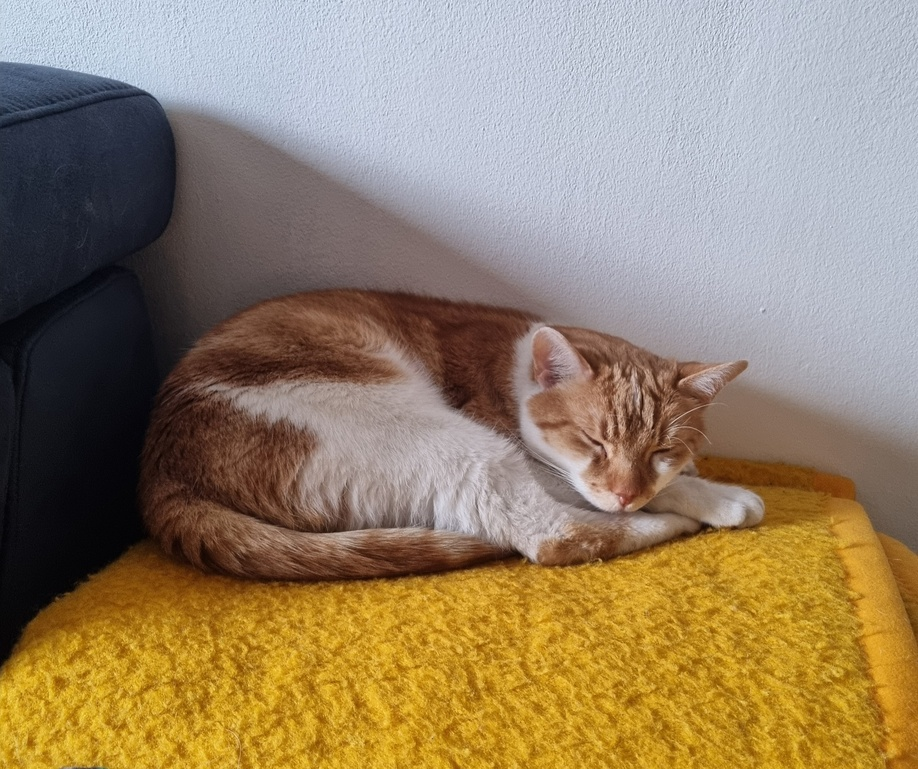
#> input picture backend/Python/gadse.jpg, 918 x 769 px, shrunk from 3024 x 2534 before the run
$ python pbngemi.py
#> lines starting #> are read from the running program, lines starting #| are printed output that depends on the picture; after the words box and inside, x2 and y2 are one past the last pixel; in counts of white or black regions, pixels touching at a corner belong together
import cv2
import numpy as np

def generate_pbn_classic(image_path, num_colors=15, min_area=100):
    # 1. LOAD & PRE-PROCESS (Bilateral Filter)
    # This smooths the skin/textures while keeping edges sharp
#> called with image_path = 'gadse.jpg', num_colors = 12, min_area = 150
    img = cv2.imread(image_path)
#> img is the input picture: shape (769, 918, 3); mean B, G, R 103.1, 129.9, 148.7
    # d=9, sigmaColor=75, sigmaSpace=75 are standard "strong" smoothing values
    smoothed = cv2.bilateralFilter(img, 9, 75, 75)

    # 2. COLOR QUANTIZATION (K-Means in Lab Space)
    # Lab space is better for color distance than RGB
    img_lab = cv2.cvtColor(smoothed, cv2.COLOR_BGR2Lab)
#> img_lab: shape (769, 918, 3); mean of channels 0, 1, 2 140, 133.8, 144.1
    data = img_lab.reshape((-1, 3)).astype(np.float32)

    criteria = (cv2.TERM_CRITERIA_EPS + cv2.TERM_CRITERIA_MAX_ITER, 20, 0.1)
    _, labels, centers = cv2.kmeans(data, num_colors, None, criteria, 10, cv2.KMEANS_RANDOM_CENTERS)
#> centers = [[97.03, 133.1, 129.8], [71.79, 141.8, 145.5], [41.21, 129.9, 119.3], [133.7, 141.2, 182.1], [175.8, 135.6, 192.1], [123.9, 135.6, 136.7], [167.2, 132.3, 128.6], [44.9, 141.8, 142.1], [97.48, 142.6, 156], [156.2, 138.1, 188.1], [12.25, 129.6, 125.5], [203.1, 128.3, 120.2]]

    # Reconstruct the quantized image
    centers = np.uint8(centers)
#> centers = [[97, 133, 129], [71, 141, 145], [41, 129, 119], [133, 141, 182], [175, 135, 192], [123, 135, 136], [167, 132, 128], [44, 141, 142], [97, 142, 155], [156, 138, 188], [12, 129, 125], [203, 128, 120]]
    quantized_lab = centers[labels.flatten()].reshape(img_lab.shape)
#> quantized_lab: shape (769, 918, 3); mean of channels 0, 1, 2 139.6, 133.4, 143.7
    quantized_bgr = cv2.cvtColor(quantized_lab, cv2.COLOR_Lab2BGR)

    # 3. ISLAND DISCOVERY & FILTERING
    # We find "islands" of the same color and remove those that are too small
    h, w = quantized_lab.shape[:2]
#> h = 769; w = 918
    final_labeled_canvas = np.zeros((h, w), dtype=np.int32)
    island_count = 0

    # Process each color in the palette separately
    for color_idx in range(num_colors):
        # Create a mask for this specific color
        mask = np.all(quantized_lab == centers[color_idx], axis=-1).astype(np.uint8) * 255

        # Find connected components (Islands) for this color
        num_ids, ids = cv2.connectedComponents(mask)

        for i in range(1, num_ids): # Skip background (0)
            island_mask = (ids == i).astype(np.uint8)
            area = np.sum(island_mask)

            if area > min_area:
                island_count += 1
                final_labeled_canvas[island_mask == 1] = island_count
            else:
                # OPTIONAL: Here you could merge tiny islands with neighbors
                # For simplicity, we just leave them blank or fill with a default
                pass
#> this loop made 12 passes
#> num_ids on passes 1 to 12: 125, 151, 19, 421, 433, 155, 180, 60, 158, 364, 12, 44
#> pass 1, in generate_pbn_classic, `num_ids, ids = cv2.connectedComponents(mask)`:
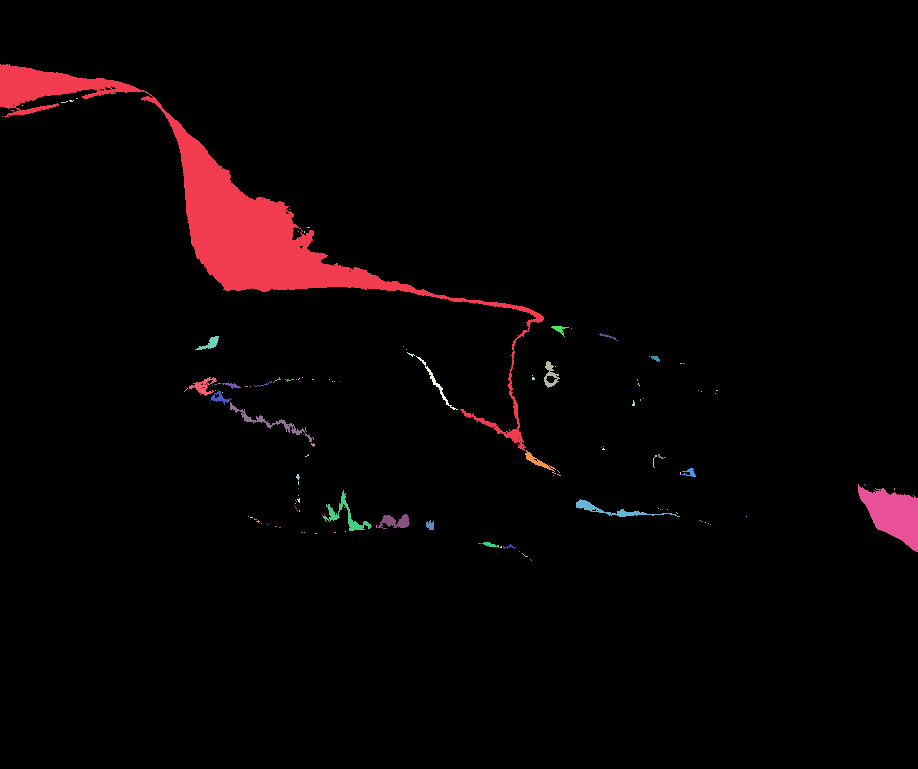
#> ids: shape (769, 918) int32; 125 distinct labels, from 0 to 124; one colour per label, 0 black
#> after the loop:
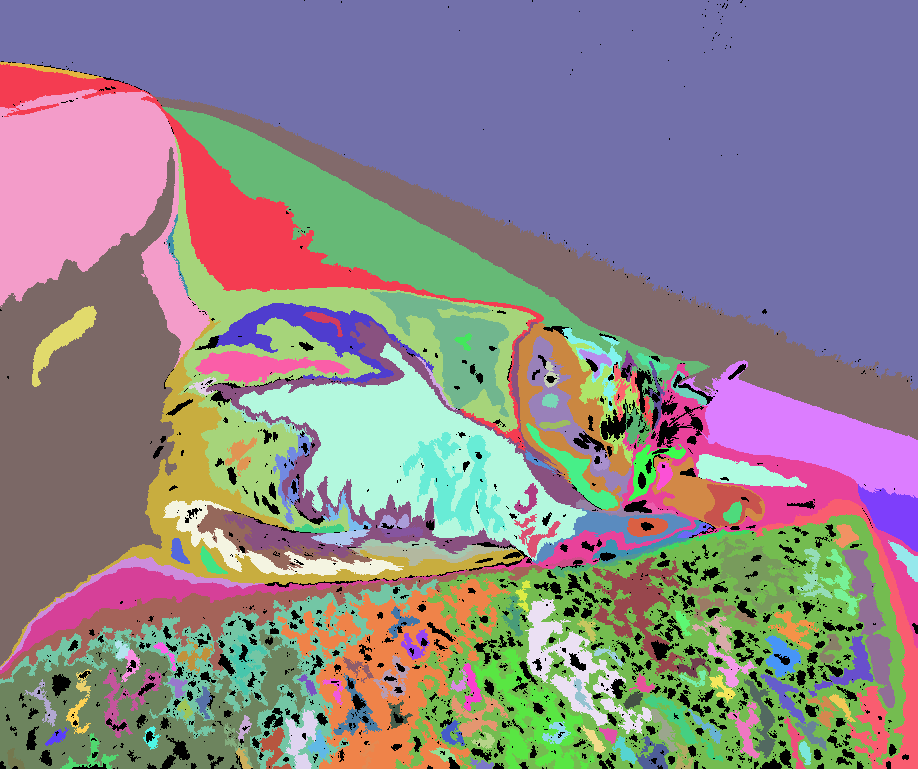
#> final_labeled_canvas: shape (769, 918) int32; 167 distinct labels, from 0 to 166; one colour per label, 0 black
#> after the loop:
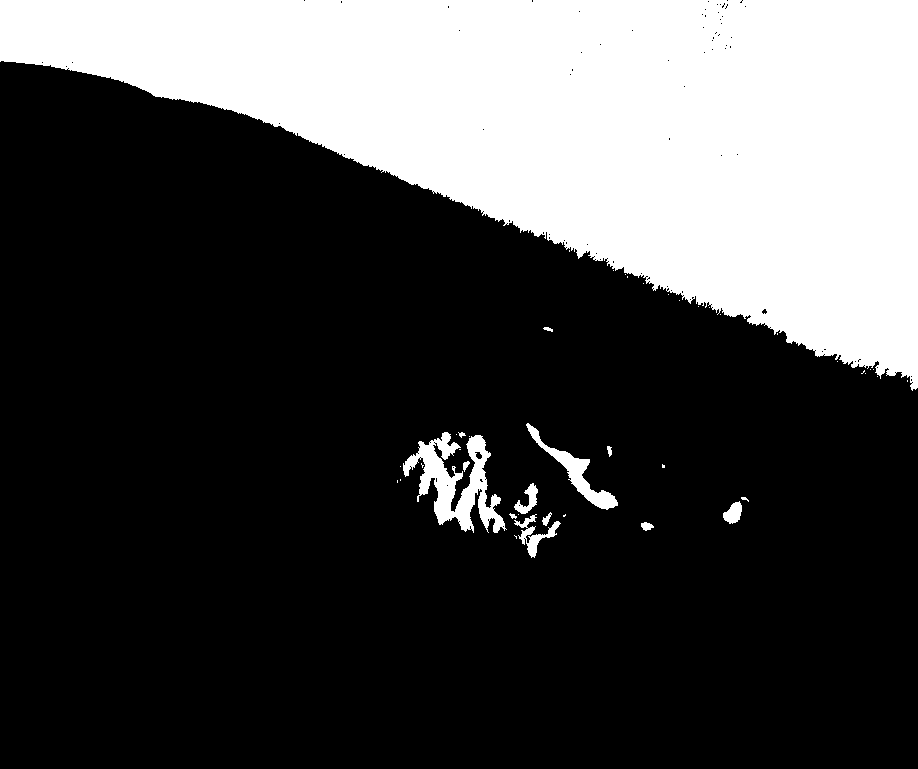
#> mask: shape (769, 918); 28.1% white; 43 white regions (29 under 20 px), largest, box (x1, y1, x2, y2) and area: (0, 0, 918, 391) 190817, (403, 432, 507, 533) 4309, (526, 423, 618, 510) 1461
#> after the loop, island_count = 166

    # 4. CONTOUR EXTRACTION (The Line Art)
    # We look for pixels where the neighbor has a different Island ID
    # A simple gradient on the ID map works best
    kernel = np.array([[-1,-1,-1], [-1,8,-1], [-1,-1,-1]])
    edges = cv2.filter2D(final_labeled_canvas.astype(np.float32), -1, kernel)
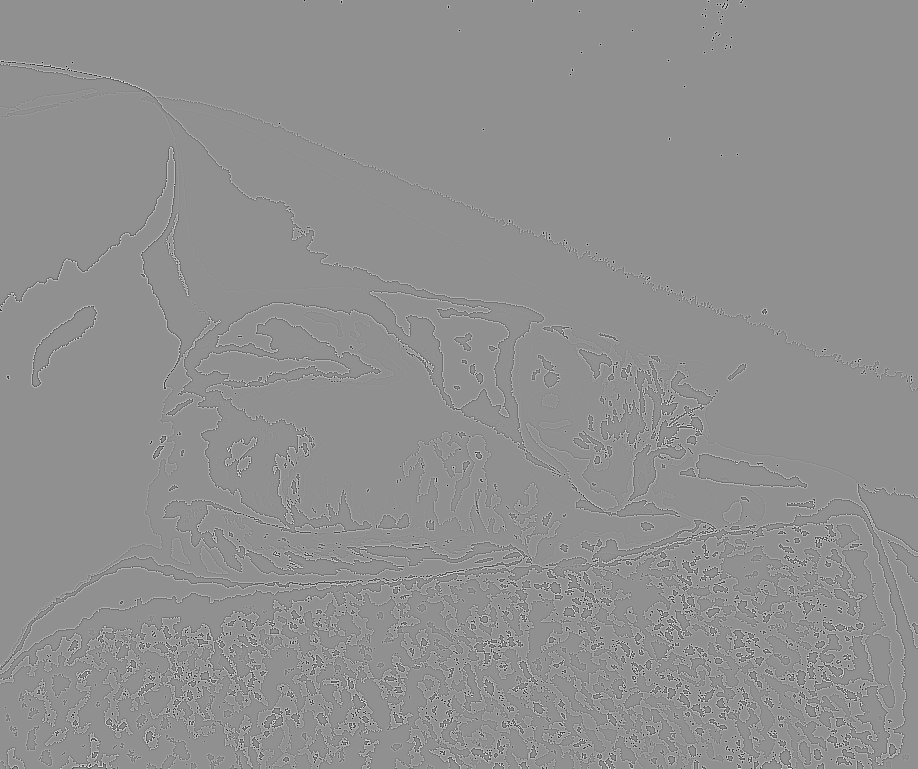
#> edges: shape (769, 918) float32; min -1312, max 1001, mean 0; drawn with min black and max white
    line_art = np.where(edges != 0, 0, 255).astype(np.uint8) # Black lines on white
#> line_art: shape (769, 918); 78.5% white; 165 black regions (73 under 20 px), largest, box (x1, y1, x2, y2) and area: (0, 60, 918, 769) 141306, (214, 436, 258, 486) 655, (59, 732, 120, 769) 646

    # 5. LABELING (Centroids for Numbers)
    canvas_with_numbers = cv2.cvtColor(line_art, cv2.COLOR_GRAY2BGR)

    for i in range(1, island_count + 1):
        island_mask = (final_labeled_canvas == i).astype(np.uint8)

        # Get the color index from the original quantized image for this island
        # We just pick one pixel from the mask to see what color it was
        y_coords, x_coords = np.where(island_mask)
        first_y, first_x = y_coords[0], x_coords[0]

        # Find the color ID (1 to num_colors)
        # We find which center matches the pixel at (first_y, first_x)
        pixel_lab = quantized_lab[first_y, first_x]
        color_id = np.where(np.all(centers == pixel_lab, axis=1))[0][0] + 1

        # Find the best place for the number (Distance Transform)
        # This finds the point furthest from the edges of the island
        dist_transform = cv2.distanceTransform(island_mask, cv2.DIST_L2, 3)
        _, _, _, max_loc = cv2.minMaxLoc(dist_transform)

        # Draw the number
        cv2.putText(canvas_with_numbers, str(color_id), max_loc,
                    cv2.FONT_HERSHEY_SIMPLEX, 0.3, (150, 150, 150), 1)
#> this loop made 166 passes
#> (first_y, first_x, pixel_lab, color_id, max_loc) on passes 1 to 3: (64, 0, [97, 133, 129], 1, (242, 241)), (356, 416, [97, 133, 129], 1, (430, 373)), (361, 547, [97, 133, 129], 1, (548, 366))
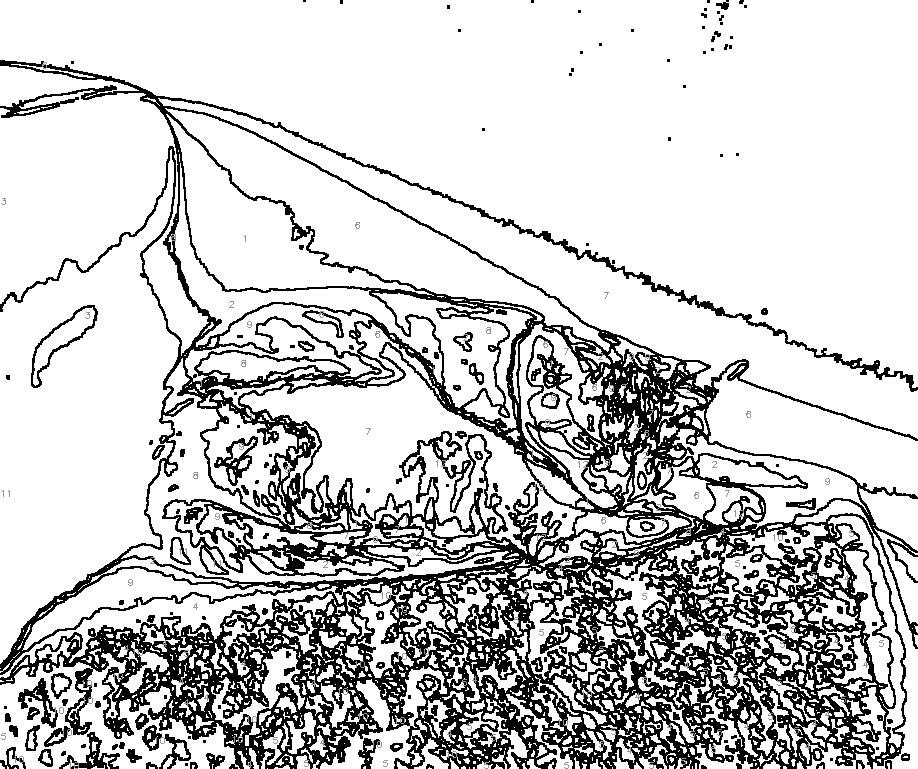
#> canvas_with_numbers: shape (769, 918, 3); min 0, max 255, mean 200.2
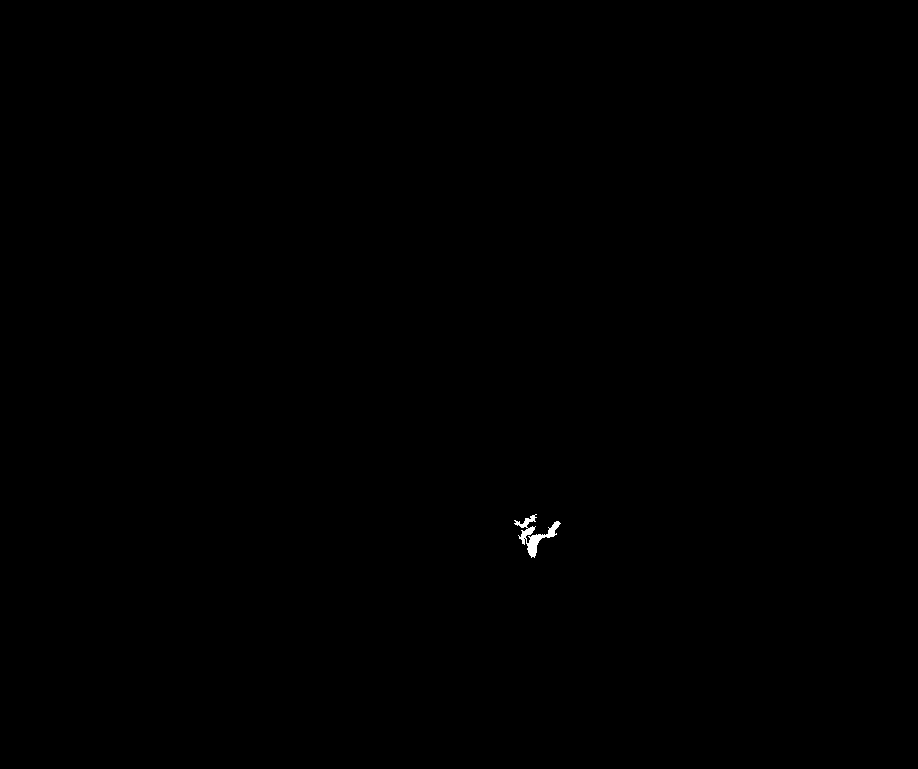
#> island_mask: shape (769, 918); values 0 (black) and 1 (white), 0.08% white; 1 white region, box (x1, y1, x2, y2) and area: (514, 514, 561, 558) 592

    return quantized_bgr, canvas_with_numbers, centers


def main():
    # EXECUTION
    result_img, pbn_map, palette = generate_pbn_classic('gadse.jpg', num_colors=12, min_area=150)
#> palette has the same summary as centers in generate_pbn_classic
    cv2.imwrite('pbn_preview.png', result_img)
    cv2.imwrite('pbn_map.png', pbn_map)


if __name__ == "__main__":
    main()
